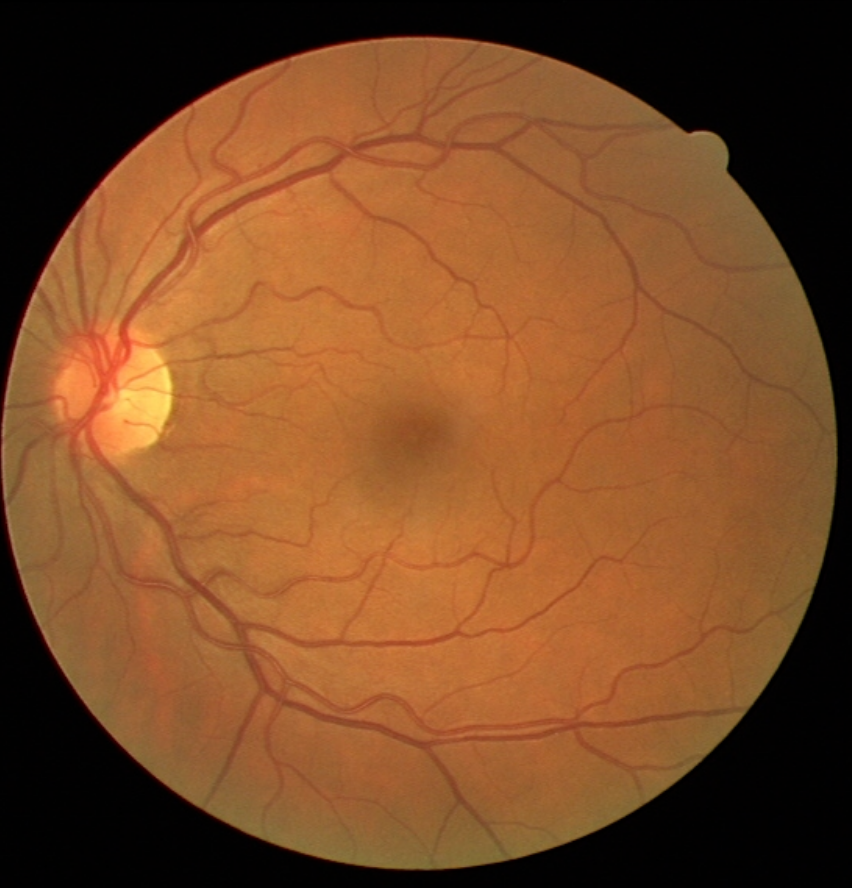
#> input picture mathematics of deep learning/Session_02/Solutions/veins.png, 852 x 888 px, found by its file name
$ jupyter execute --allow-errors Notebook3-Convolutions.ipynb   (shell and % lines are left out)
#> lines starting #> are read from the running program, lines starting #| are printed output that depends on the picture
## Convolution

Experiment with convolutions in 1D by smoothing a top-hat function with
a Hann function.

-   Define a top-hat function that is non-zero in the range of [100:200] - Hint: use np.repeat
-   Define a Hann function between 0 and 50 - Hint: use scipy.signal.hann
-   Apply the Hann function to the top-hat. Normalize it - Hint: use signal.convolve
-   Plot the signal before and after smoothing to see the result.
-   Discuss with your teammates to make sure you understand the results.

#> (a cell that did not finish here is left out)

###### Plot your results

#> (a cell that did not finish here is left out)

### Application: smoothing/binning noisy functions

In PyTorch:

-   Create a noisy function with mean 0 and variance 1 - Hint: use torch.randn
-   Pick the kernel to be a top-hat function of length L
-   Convolve a noisy function with the kernel
-   Observe how the function is binned using this operation.

#> (a cell that did not finish here is left out)

#> (a cell that did not finish here is left out)

###### Note: To plot you need to convert to numpy and flatten:

#> (a cell that did not finish here is left out)

### Hands-On: 1D Convolution in PyTorch (optional)

Experiment with 1D conv in PyTorch by recreating this plot to bin a
noisy function.

-   Get creative. Pick your own function.
-   Add noise to it.
-   Pick different kernels, experiment with the width and shape of the
    kernels.

#> (a cell that did not finish here is left out)

Note: Don't forget to plot you need to convert to numpy and flatten:

#> (a cell that did not finish here is left out)

## Two Dimensional Convolution for Edge Detection

### Convolutions in 2D: A step towards ConvNets

2D Convolution: Detect Edges with the Sobel Operator

[cell 8]
import imageio
from scipy import ndimage #Import Scipy image processing
from scipy import misc #Import miscellaneuous routines
import matplotlib.pyplot as plt

#replace the file address with your own image file address
image = imageio.imread("Veins.png", as_gray=True)
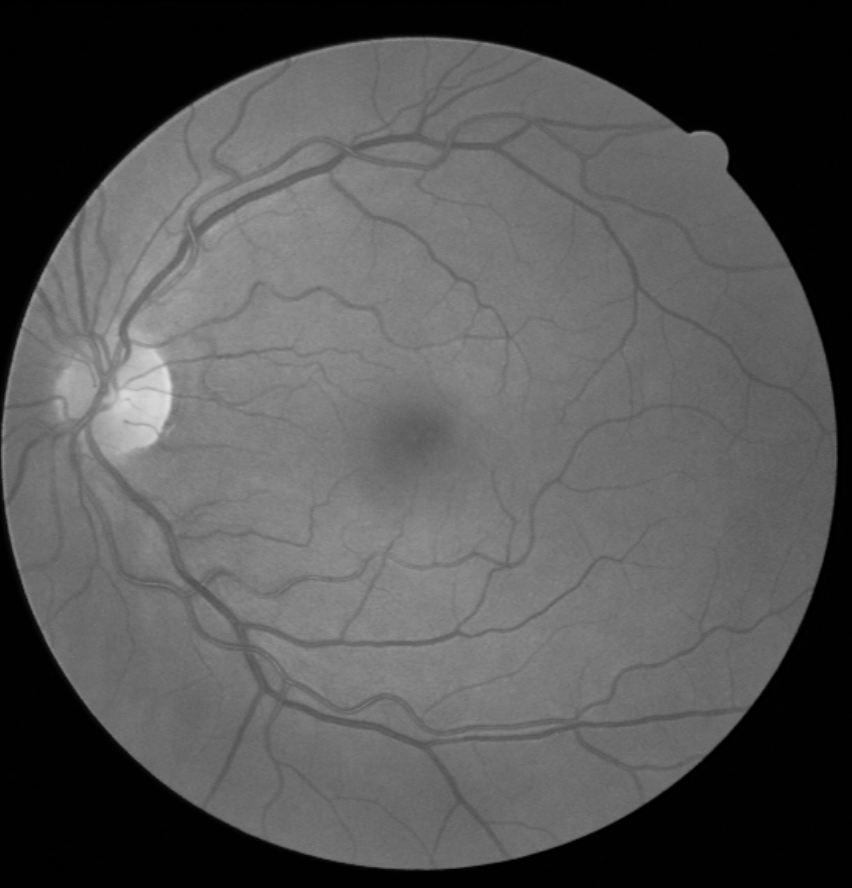
#> image: shape (888, 852) float32; min 0, max 223.4, mean 85.4

fig = plt.figure(); plt.gray()  # show the filtered result in grayscale
ax1 = fig.add_subplot(121)  # left side
ax2 = fig.add_subplot(122)  # right side

result = ndimage.sobel(image) #Calculate the Sobel filter
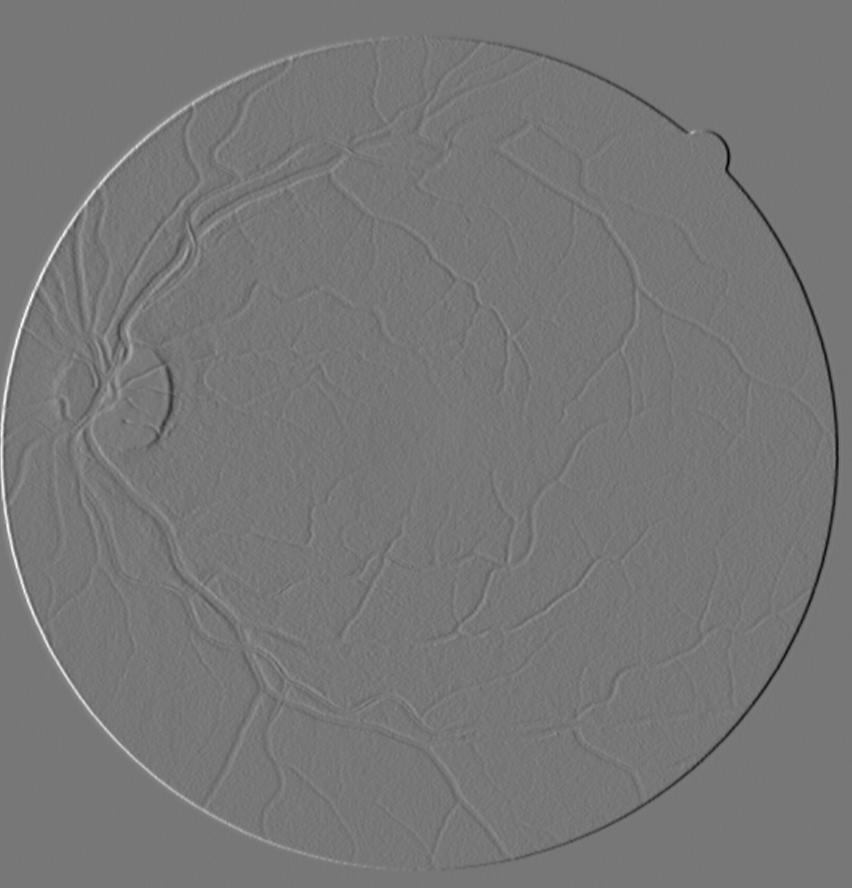
#> result: shape (888, 852) float32; min -318.9, max 362.6, mean 0; drawn with min black and max white

ax1.imshow(image)
ax2.imshow(result)
plt.show()
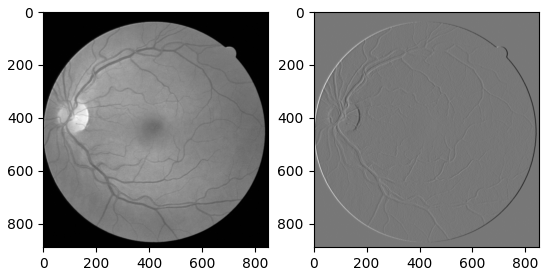
#> figure drawn by matplotlib, 2 panels
